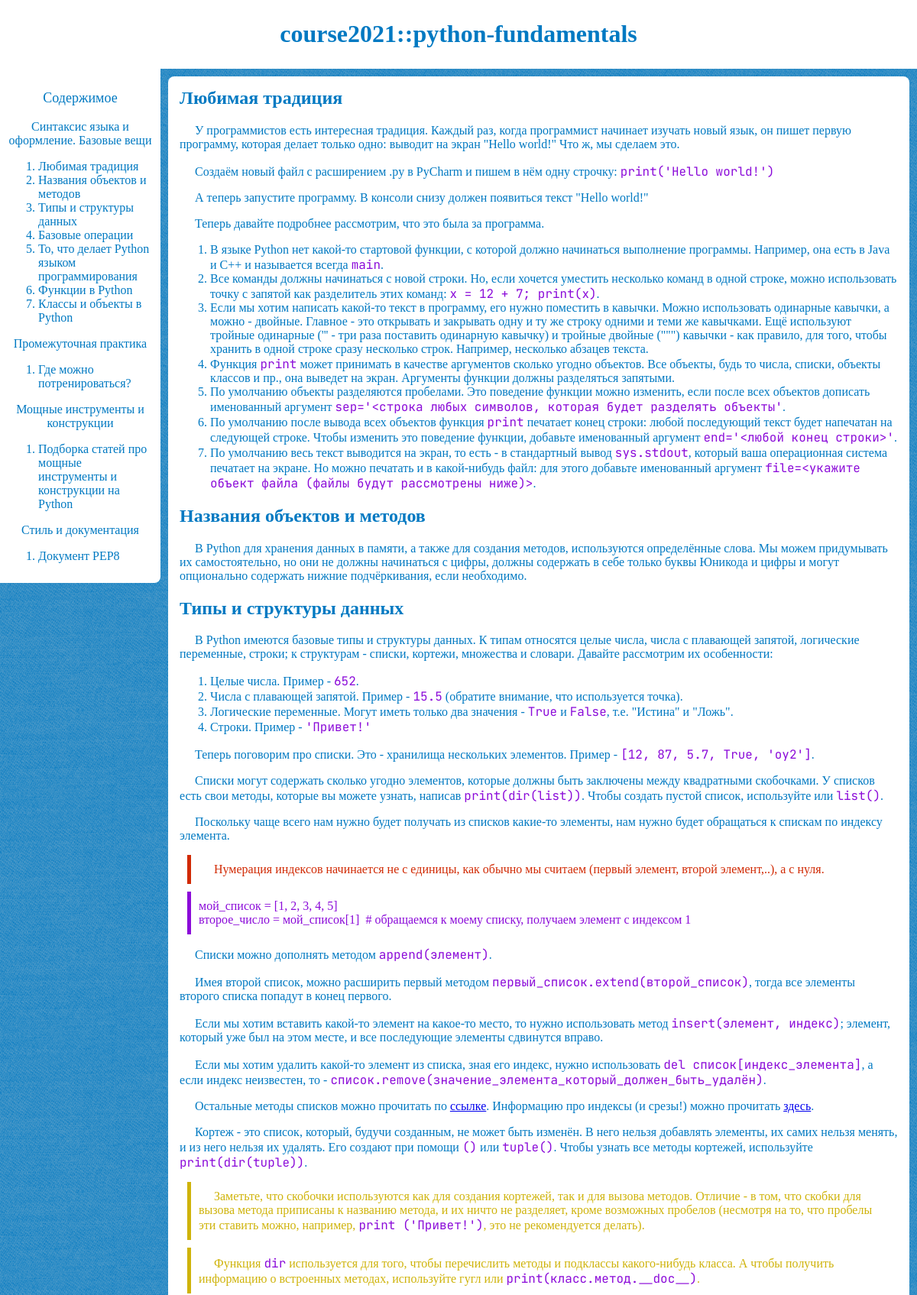
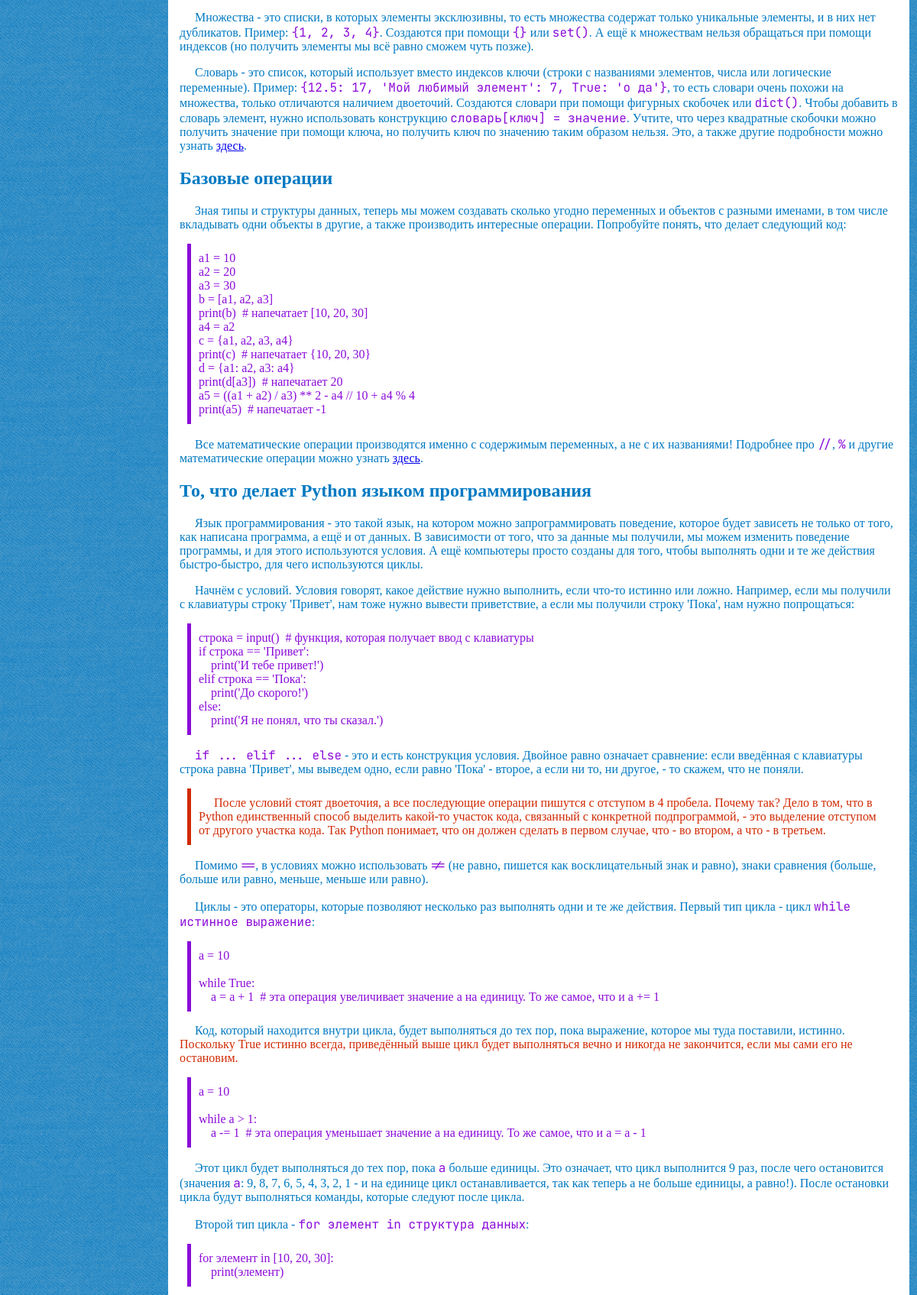
The page /python-fundamentals/ (upper part) on the database its author committed (2 pictures, top to bottom).
### lectures/models.py (models this page shows, shortened)
class Lecture(models.Model):
    STATUS_CHOICES = (('writing', 'В процессе'),
                      ('to_review', 'Требует проверки'),
                      ('opened', 'Открыта'),
                      )
    title = models.CharField(max_length=100)
    slug = models.SlugField(max_length=120)
    desc = models.TextField(max_length=250)
    status = models.CharField(max_length=9,
                              choices=STATUS_CHOICES,
                              default='writing')
    publish = models.DateTimeField(default=timezone.now)
    objects = models.Manager()
    opened = OpenedLectures()
    class Meta:
        ordering = ('publish',)
        db_table = 'lectures'

class Article(models.Model):
    STATUS_CHOICES = (('writing', 'В процессе'),
                      ('to_review', 'Требует проверки'),
                      ('ready', 'Готова'),
                      )
    title = models.CharField(max_length=100)
    status = models.CharField(max_length=9,
                              choices=STATUS_CHOICES,
                              default='writing')
    publish = models.DateTimeField(default=timezone.now)
    lecture = models.ForeignKey(Lecture,
                                on_delete=models.CASCADE,
                                related_name='articles')
    class Meta:
        ordering = ('publish',)
        db_table = 'articles'

class Section(models.Model):
    h2_title = models.CharField(max_length=100)
    h2_slug = models.SlugField(max_length=120)
    body = models.TextField()
    publish = models.DateTimeField(default=timezone.now)
    article = models.ForeignKey(Article,
                                on_delete=models.CASCADE,
                                related_name='sections')
    class Meta:
        ordering = ('publish',)
        db_table = 'sections'

### lectures/views.py (the view)
def show_lecture(request, lec_slug):
    lecture = get_object_or_404(Lecture, slug=lec_slug, status='opened')
    return render(request, 'lectures/lecture.html', {'lec': lecture})

### lectures/templates/lectures/lecture.html
{% extends "base.html" %}
{% block title %}{{ lec.title }}{% endblock %}{% block h1_header %}{{ lec.slug }}{% endblock %}{% block aside %}<aside>
<p class="aside-header">Содержимое</p>
{% for article in lec.articles.all %}{% if article.status == "ready" %}<p>{{ article.title }}</p>
<ol>{% for section in article.sections.all %}<li><a href="#{{ section.h2_slug }}">{{ section.h2_title }}</a></li>{% endfor %}</ol>{% endif %}{% endfor %}
</aside>
{% endblock %}{% block content %}{% for article in lec.articles.all %}{% if article.status == "ready" %}<article>
{% for section in article.sections.all %}<section>
<h2 id="{{ section.h2_slug }}" {% if forloop.counter == 1 %} class="first" {% endif %}>{{ section.h2_title }}</h2>
{% autoescape off %}{{ section.body|safe }}{% endautoescape %}
</section>{% endfor %}</article>{% endif %}{% endfor %}{% endblock %}

### lectures/static/stylesheet.css (style rules this page uses)
body { font-family: 'Iosevka Etoile'; color: #0079c2; font-size: 16px; background-color: #0079c2; ; background-image: url("background-45-degree-fabric-light.png"); padding: 0; margin: 0; }
body > * { background-color: #fff; }
aside { padding: 10px; height: auto; width: 190px; position: absolute !important; z-index: 1; overflow: auto; font-weight: 500; border-radius: 0 0 8px 0; }
aside a { text-decoration: none; color: #0079c2; transition: .1s linear; }
aside p { text-align: center; text-indent: 0px; }
article { margin: 10px 10px 10px 220px; width: auto; padding: 15px; transition: margin-left 0s; border-radius: 8px; }
p { text-indent: 20px; }
.first { margin-top: 0px; }
.aside-header { font-size: 18px; }
code { font-family: 'JetBrains Mono'; color: #8b0bd9; }
.code-block { text-indent: 0em; color: #8b0bd9; display: block; margin: 10px; padding: 10px; border-left: 5px solid #8b0bd9; white-space: pre-wrap; }
.comment-block { color: #cfb30a; display: block; margin: 10px; padding: 10px; border-left: 5px solid #cfb30a; white-space: pre-wrap; }
.attention-block { color: #d12a04; display: block; margin: 10px; padding: 10px; border-left: 5px solid #d12a04; white-space: pre-wrap; }

### rows shown on the page
Lecture: slug "python-fundamentals"
Article: title "Синтаксис языка и оформление. Базовые вещи"
Section: h2_title "Любимая традиция", body "У программистов есть интересная традиция. Каждый раз, когда программист начинает изучать новый язык, он пишет первую программу, которая делает только одно: выводит на экран \"Hello world!\" Что ж, мы сделаем это. Создаём новый файл с расширением .py в PyCharm и пишем в нём одну строчку: print('Hello world!') А теперь запустите программу. В консоли снизу должен появиться текст \"Hello world!\" Теперь давайте подробнее рассмотрим, что это была за программа. В языке Python нет какой-то стартовой функции, с которой должно начинаться выполнение программы. Например, она есть в Java и C++ и называется всегда main . Все команды должны начинаться с новой строки. Но, если хочется уместить несколько…"
Section: h2_title "Названия объектов и методов", body "В Python для хранения данных в памяти, а также для создания методов, используются определённые слова. Мы можем придумывать их самостоятельно, но они не должны начинаться с цифры, должны содержать в себе только буквы Юникода и цифры и могут опционально содержать нижние подчёркивания, если необходимо."
Section: h2_title "Типы и структуры данных", body "В Python имеются базовые типы и структуры данных. К типам относятся целые числа, числа с плавающей запятой, логические переменные, строки; к структурам - списки, кортежи, множества и словари. Давайте рассмотрим их особенности: Целые числа. Пример - 652 . Числа с плавающей запятой. Пример - 15.5 (обратите внимание, что используется точка). Логические переменные. Могут иметь только два значения - True и False , т.е. \"Истина\" и \"Ложь\". Строки. Пример - 'Привет!' Теперь поговорим про списки. Это - хранилища нескольких элементов. Пример - [12, 87, 5.7, True, 'оу2'] . Списки могут содержать сколько угодно элементов, которые должны быть заключены между квадратными скобочками. У списков есть свои…"
Section: h2_title "Базовые операции", body "Зная типы и структуры данных, теперь мы можем создавать сколько угодно переменных и объектов с разными именами, в том числе вкладывать одни объекты в другие, а также производить интересные операции. Попробуйте понять, что делает следующий код: a1 = 10 a2 = 20 a3 = 30 b = [a1, a2, a3] print(b) # напечатает [10, 20, 30] a4 = a2 c = {a1, a2, a3, a4} print(c) # напечатает {10, 20, 30} d = {a1: a2, a3: a4} print(d[a3]) # напечатает 20 a5 = ((a1 + a2) / a3) ** 2 - a4 // 10 + a4 % 4 print(a5) # напечатает -1 Все математические операции производятся именно с содержимым переменных, а не с их названиями! Подробнее про // , % и другие математические операции можно узнать здесь ."
Section: h2_title "То, что делает Python языком программирования", body "Язык программирования - это такой язык, на котором можно запрограммировать поведение, которое будет зависеть не только от того, как написана программа, а ещё и от данных. В зависимости от того, что за данные мы получили, мы можем изменить поведение программы, и для этого используются условия. А ещё компьютеры просто созданы для того, чтобы выполнять одни и те же действия быстро-быстро, для чего используются циклы. Начнём с условий. Условия говорят, какое действие нужно выполнить, если что-то истинно или ложно. Например, если мы получили с клавиатуры строку 'Привет', нам тоже нужно вывести приветствие, а если мы получили строку 'Пока', нам нужно попрощаться: строка = input() # функция,…"
Section: h2_title "Функции в Python"
Section: h2_title "Классы и объекты в Python"
Article: title "Промежуточная практика"
Section: h2_title "Где можно потренироваться?"
Article: title "Мощные инструменты и конструкции"
Section: h2_title "Подборка статей про мощные инструменты и конструкции на Python"
Article: title "Стиль и документация"
Section: h2_title "Документ PEP8"
